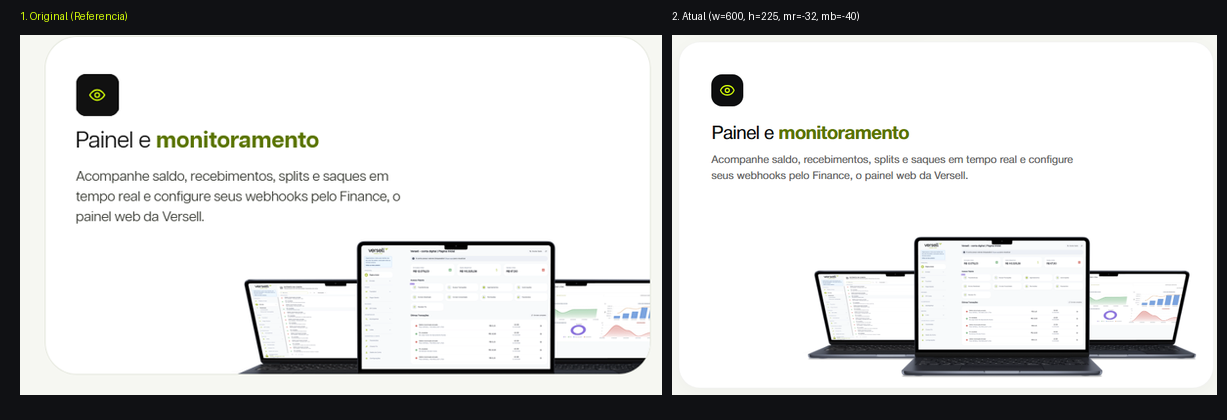

Python code for this plot:
from PIL import Image, ImageDraw

orig = Image.open(r'C:/Users/Nilto/.gemini/antigravity/brain/72d170e4-9940-412d-a4b1-03f753d4e3a0/.user_uploaded/media_1793475387104_d83a993c.png').convert('RGB')
curr = Image.open('scratch/card6_current.png').convert('RGB')

target_h = 360
target_w_orig = int(target_h * orig.width / orig.height)
target_w_curr = int(target_h * curr.width / curr.height)

orig_r = orig.resize((target_w_orig, target_h), Image.Resampling.LANCZOS)
curr_r = curr.resize((target_w_curr, target_h), Image.Resampling.LANCZOS)

comp = Image.new('RGB', (target_w_orig + target_w_curr + 40, target_h + 60), (16, 17, 20))
draw = ImageDraw.Draw(comp)

draw.text((20, 10), "1. Original (Referencia)", fill=(210, 251, 7))
comp.paste(orig_r, (20, 35))

draw.text((30 + target_w_orig, 10), "2. Atual (w=600, h=225, mr=-32, mb=-40)", fill=(255, 255, 255))
comp.paste(curr_r, (30 + target_w_orig, 35))

comp.save('scratch/compare_card6_v1.png')
print('Saved scratch/compare_card6_v1.png')
